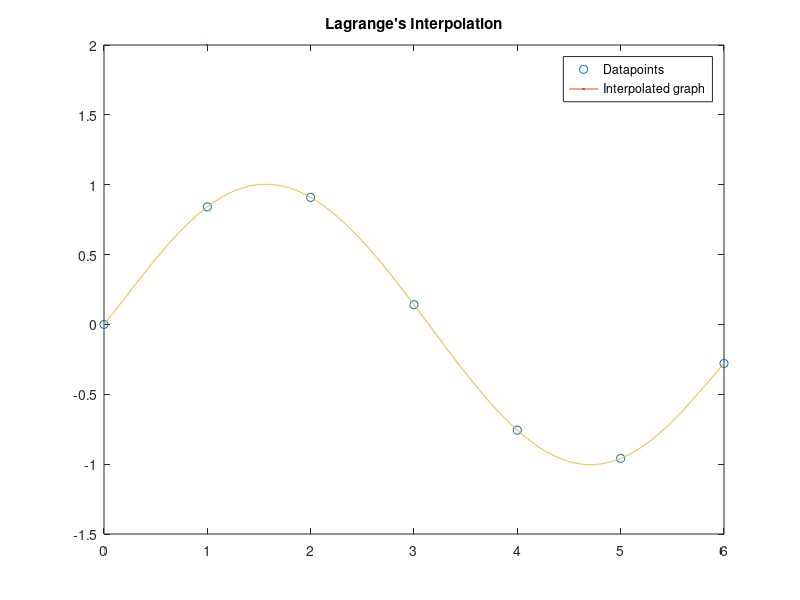

MATLAB code to generate this figure:
clc; clearvars; close all;

x = 0:6; 
y = [0, 0.8415, 0.9093, 0.1411, -0.7568, -0.9589, -0.2794];

N = length(x);
p = 0; %stores the final polynomial

for i=0:N-1
    temp = y(i+1); %each temporary term that will be added to the polynomial at the end
    for j=0:N-1
        if i~=j
            term = [1 -x(j+1)]/(x(i+1) - x(j+1));
            temp = conv(temp, term); 
        end
    end
    p = p + temp;
end

%making densely data points for the final plot

xq = linspace(min(x), max(x), 1000);
yq = polyval(p, xq);
plot(x, y, "o", LineWidth=2); hold on; plot(xq, yq, LineWidth=2);
title("Lagrange's Interpolation");
legend("Datapoints", "Interpolated graph");
